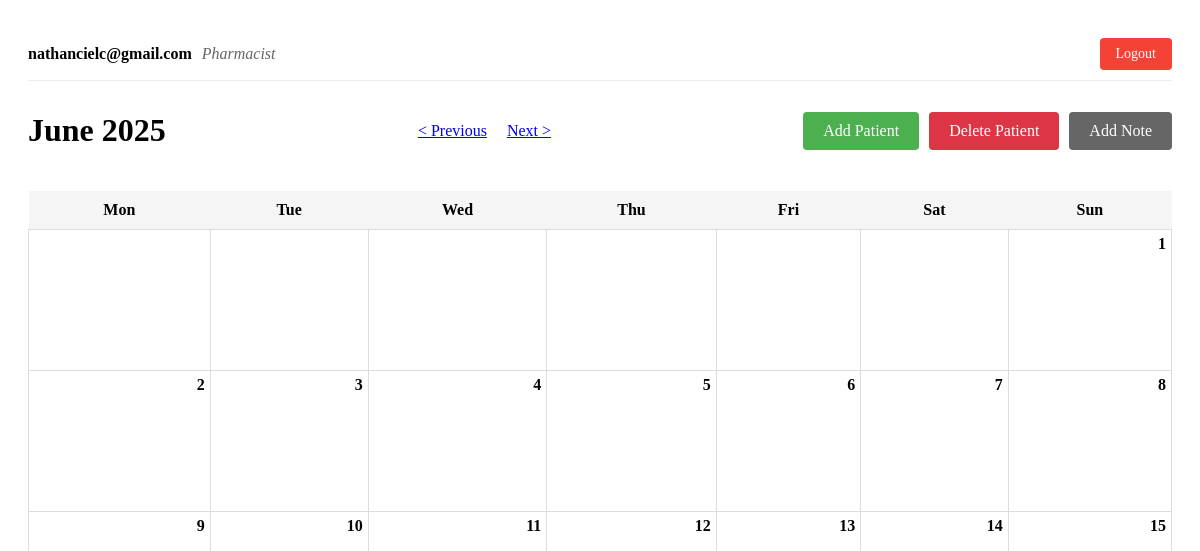
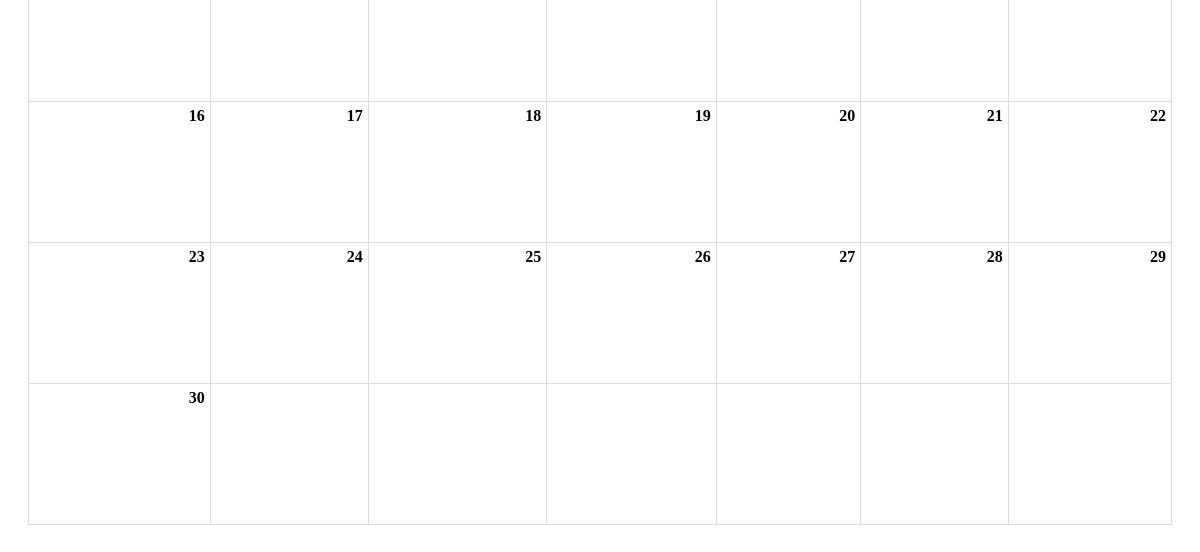
Page /?month=6&year=2025 (signed in) on the earlier database version (2 pictures, top to bottom).
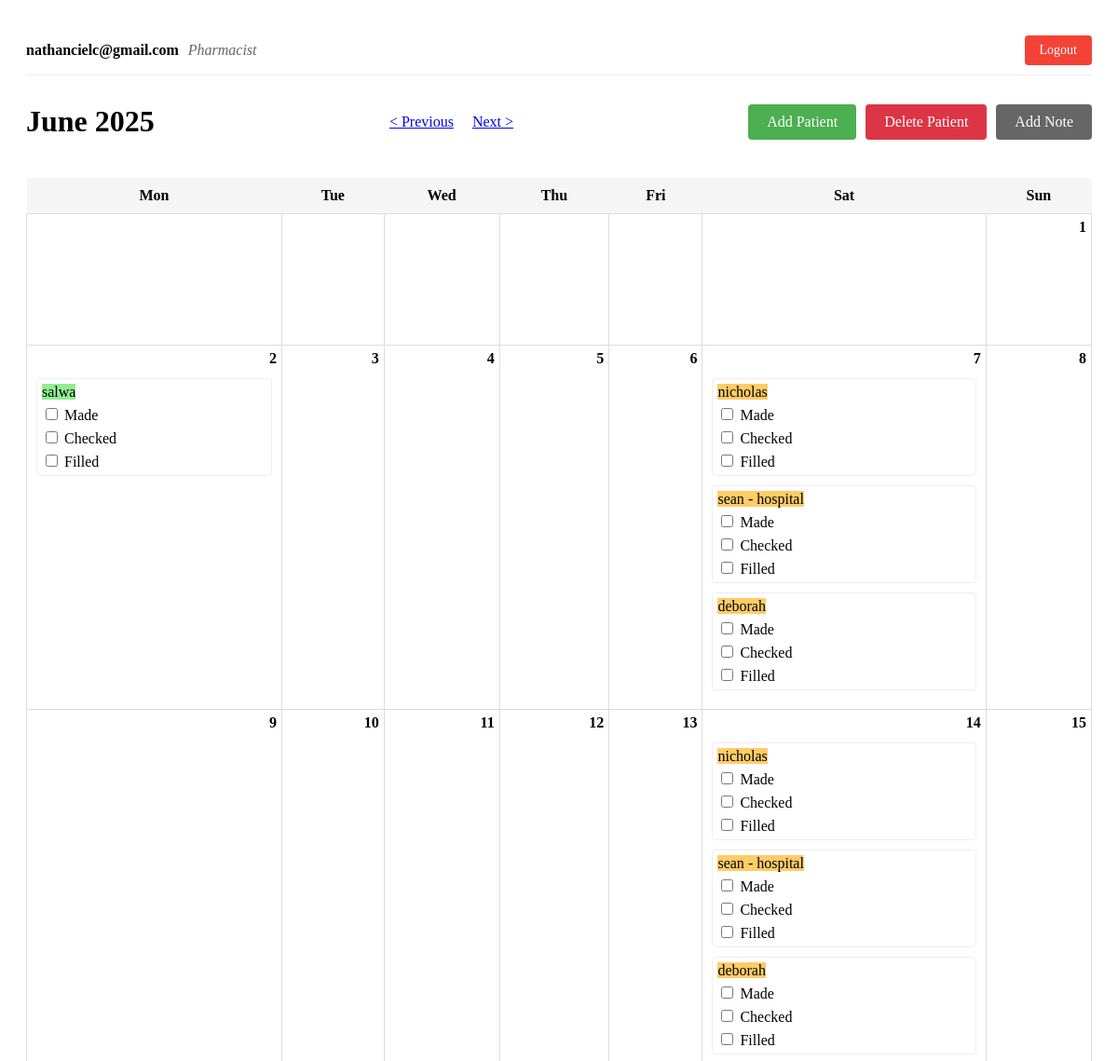
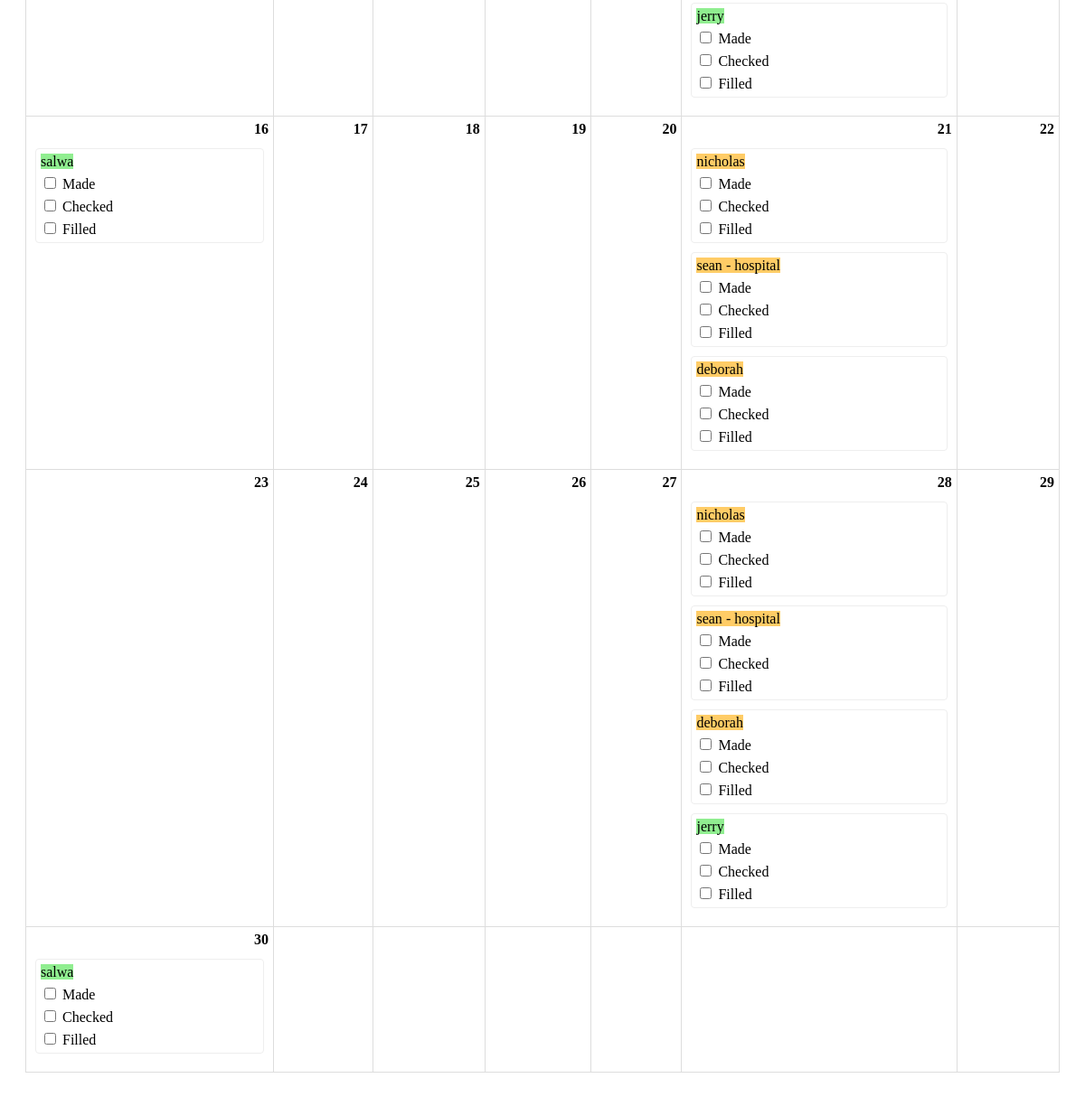
Same page on the later database version (2 pictures, top to bottom).
### website/models.py (models this page shows)
class User(db.Model, UserMixin):
    id = db.Column(db.Integer, primary_key=True)
    email = db.Column(db.String(150), unique=True, nullable=False)
    password = db.Column(db.String(150), nullable=False)
    full_name = db.Column(db.String(150), nullable=False)
    role = db.Column(db.String(50), nullable=False)
    date_created = db.Column(db.DateTime, default=datetime.utcnow)

class Patient(db.Model):
    id = db.Column(db.Integer, primary_key=True)
    name = db.Column(db.String(100), nullable=False)
    frequency = db.Column(db.Integer)  # 1, 2, or 4 weeks
    start_date = db.Column(db.DateTime, nullable=False)
    notes = db.Column(db.Text)  # Optional notes field
    check_statuses = db.relationship('CheckStatus', backref='patient', cascade='all, delete-orphan')

### website/views.py (the view)
@views.route('/')
@login_required
def index():
    today = datetime.now()
    year = request.args.get('year', today.year, type=int)
    month = request.args.get('month', today.month, type=int)
    cal = calendar.monthcalendar(year, month)
    month_name = calendar.month_name[month]
    patients = Patient.query.all()
    prescriptions = {}
    for week in cal:
        for day in week:
            if day != 0:
                current_date = date(year, month, day)
                prescriptions[current_date] = []
                for patient in patients:
                    start_date = patient.start_date.date()
                    if current_date >= start_date and (current_date - start_date).days % (patient.frequency * 7) == 0:
                        check_status = CheckStatus.query.filter_by(
                            patient_id=patient.id,
                            date=current_date
                        ).first()
                        prescriptions[current_date].append({
                            'patient': patient,
                            'status': check_status or None
                        })
    return render_template('calendar.html',
                         calendar=cal,
                         month=month,
                         year=year,
                         month_name=month_name,
                         prescriptions=prescriptions,
                         today=today.date(),
                         day_of_month=today.day,
                         date=date,
                         user=current_user
                        )

### website/__init__.py (called while the page is built)
def create_app():
    app = Flask(__name__)
    app.config['SECRET_KEY'] = 'hjshjhdjah kjshkjdhjs'  # Replace with a secure key in production
    app.config['SQLALCHEMY_DATABASE_URI'] = f'sqlite:///{DB_NAME}'
    db.init_app(app)
    from .views import views
    from .auth import auth
    app.register_blueprint(views, url_prefix='/')
    app.register_blueprint(auth, url_prefix='/')
    from .models import User, Patient, CheckStatus
    create_database(app)
    login_manager = LoginManager()
    login_manager.login_view = 'auth.login'  # Where to redirect if not logged in
    login_manager.init_app(app)
    @login_manager.user_loader
    def load_user(id):
        return User.query.get(int(id))
    return app

### website/templates/calendar.html (shortened to what this page needs)
<!DOCTYPE html>
<html>
<head>
    <link rel="stylesheet" href="{{ url_for('static', filename='style.css') }}">
</head>
<body>
    <div class="container">
        <div class="user-section">
            <div class="user-info">
                <span class="user-name">{{ user.full_name }}</span>
                <span class="user-role">{{ user.role }}</span>
            </div>
            <a href="{{ url_for('auth.logout') }}" class="logout-button">Logout</a>
        </div>
        <div class="header">
            <h1>{{ month_name }} {{ year }}</h1>
            <div class="navigation">
                {% set prev_month = month - 1 if month > 1 else 12 %}
                {% set prev_year = year if month > 1 else year - 1 %}
                {% set next_month = month + 1 if month < 12 else 1 %}
                {% set next_year = year if month < 12 else year + 1 %}
                <a href="{{ url_for('views.index', month=prev_month, year=prev_year) }}">&lt; Previous</a>
                <a href="{{ url_for('views.index', month=next_month, year=next_year) }}">Next &gt;</a>
            </div>
            <div class="action-buttons">
                <a href="{{ url_for('views.add_patient') }}" class="button primary">Add Patient</a>
                <a href="{{ url_for('views.delete_patient') }}" class="button danger">Delete Patient</a>
                <a href="{{ url_for('views.add_note') }}" class="button info">Add Note</a>
            </div>
        </div>
        <table class="calendar">
            <tr>
                <th>Mon</th>
                <th>Tue</th>
                <th>Wed</th>
                <th>Thu</th>
                <th>Fri</th>
                <th>Sat</th>
                <th>Sun</th>
            </tr>
            {% for week in calendar %}
            <tr>
                {% for day in week %}
                <td {% if day != 0 %}class="day {% if today == date(year, month, day) %}today{% endif %}"{% endif %}>
                    {% if day != 0 %}
                        <div class="day-number">{{ day }}</div>
                        {% set current_date = date(year, month, day) %}
                        {% if current_date in prescriptions %}
                            <div class="prescriptions">
                                {% for prescription in prescriptions[current_date] %}
                                    <div class="prescription">
                                        {% set all_checked = prescription.status and
                                            prescription.status.made and
                                            prescription.status.checked and
                                            (prescription.status.filled if day_of_month >= day else True) %}
                                        <span class="highlight-{{ prescription.patient.frequency }}" >
                                            {{ prescription.patient.name }}
                                            {% if prescription.patient.notes %}
                                                <span class="patient-note"> - {{ prescription.patient.notes }} </span>
                                            {% endif %}
                                        </span>
                                        <div class="checkboxes {% if all_checked %}completed{% endif %}">
                                            <label>
                                                <input type="checkbox"
                                                        data-patient="{{ prescription.patient.id }}"
                                                        data-date="{{ current_date }}"
                                                        data-type="made"
                                                        {% if prescription.status and prescription.status.made %}checked{% endif %}>
                                                Made
                                            </label>
                                            <label>
                                                <input type="checkbox"
                                                        data-patient="{{ prescription.patient.id }}"
                                                        data-date="{{ current_date }}"
                                                        data-type="checked"
                                                        {% if prescription.status and prescription.status.checked %}checked{% endif %}>
                                                Checked
                                            </label>
                                            {% if day_of_month >= day %}
                                            <label>
                                                <input type="checkbox"
                                                        data-patient="{{ prescription.patient.id }}"
                                                        data-date="{{ current_date }}"
                                                        data-type="filled"
                                                        {% if prescription.status and prescription.status.filled %}checked{% endif %}>
                                                Filled
                                            </label>
                                            {% endif %}
                                        </div>
                                    </div>
                                {% endfor %}
                            </div>
                        {% endif %}
                    {% endif %}
                </td>
                {% endfor %}
            </tr>
            {% endfor %}
        </table>
    </div>
</body>
</html>

### website/static/styles/style.css (style rules this page uses)
.container { max-width: 1200px; margin: 0 auto; padding: 20px; }
.header { display: flex; justify-content: space-between; align-items: center; margin-bottom: 20px; flex-wrap: wrap; gap: 20px; }
.navigation { display: flex; gap: 20px; }
.action-buttons { display: flex; gap: 10px; }
.calendar { width: 100%; border-collapse: collapse; }
.calendar th { background-color: #f5f5f5; padding: 10px; text-align: center; }
.calendar td { border: 1px solid #ddd; padding: 10px; height: 120px; vertical-align: top; }
.day { position: relative; }
.day-number { position: absolute; top: 5px; right: 5px; font-weight: bold; }
.prescriptions { margin-top: 25px; }
.prescription { margin-bottom: 10px; padding: 5px; background-color: #fff; border: 1px solid #eee; border-radius: 4px; }
.checkboxes { display: flex; flex-direction: column; gap: 5px; margin-top: 5px; }
.button { padding: 10px 20px; text-decoration: none; border-radius: 4px; border: none; cursor: pointer; display: inline-block; background-color: #666; color: white; }
.button.primary { background-color: #4CAF50; }
.button.danger { background-color: #dc3545; }

### website/templates/calendar.html (style rules this page uses)
.user-section { display: flex; justify-content: space-between; align-items: center; padding: 10px 0; margin-bottom: 10px; border-bottom: 1px solid #eee; }
.user-info { display: flex; align-items: center; }
.user-name { font-weight: bold; margin-right: 10px; }
.user-role { color: #666; font-style: italic; }
.logout-button { background-color: #f44336; color: white; border: none; padding: 8px 16px; border-radius: 4px; cursor: pointer; text-decoration: none; font-size: 14px; }
.highlight-1 { background-color: #ffcc66; }
.highlight-2 { background-color: #90ee90; }

Differences in the rows shown:
added Patient: patient.name "salwa" "salwa" "salwa"
added Patient: patient.name "nicholas" "nicholas" "nicholas" "nicholas"
added Patient: patient.name "sean" "sean" "sean" "sean", patient.notes "hospital" "hospital" "hospital" "hospital"
added Patient: patient.name "deborah" "deborah" "deborah" "deborah"
added Patient: patient.name "jerry" "jerry"
Other differences:
new list line: "☐ Made ☐ Checked ☐ Filled ☐ Made ☐ Checked ☐ Filled - ☐ Made ☐ Checked ☐ Filled ☐ Made ☐ Checked ☐ Filled"
new list line: "☐ Made ☐ Checked ☐ Filled - ☐ Made ☐ Checked ☐ Filled ☐ Made ☐ Checked ☐ Filled ☐ Made ☐ Checked ☐ Filled"
new list line: "☐ Made ☐ Checked ☐ Filled"
